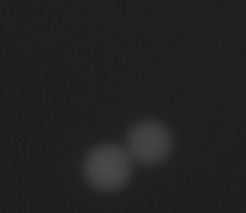
#> input picture data/20260902_randomSE001_02.tif, 82 x 71 px (shown 3 times larger); its folder holds only this picture in this run
$ python -i segmentation.py   (imports and definitions only)
#> lines starting #> are read from the running program, lines starting #| are printed output that depends on the picture; after the words box and inside, x2 and y2 are one past the last pixel; in counts of white or black regions, pixels touching at a corner belong together
#> further down, picture is the input picture: shape (71, 82); min 29, max 74, mean 33.5
"""Per-frame and temporally aware droplet segmentation utilities."""

from __future__ import annotations

import csv
import math
from dataclasses import dataclass
from pathlib import Path
from typing import Any

import numpy as np
from scipy import ndimage as ndi
from skimage import filters, measure, morphology, segmentation

from droplet_fusion.config import SegmentationConfig
from droplet_fusion.io import write_tiff_stack


SEGMENTATION_QC_COLUMNS = [
    "frame",
    "valid",
    "failure_reason",
    "background_method",
    "candidate_count",
    "selected_source",
    "selected_threshold",
    "score",
    "area_px",
    "centroid_x_px",
    "centroid_y_px",
    "reference_area_px",
    "area_ratio_to_reference",
    "centroid_jump_px",
    "mask_iou_with_reference",
    "notes",
]


@dataclass(frozen=True)
class SegmentationResult:
    """Segmentation outputs and QC metadata for one frame."""

    mask: np.ndarray
    corrected: np.ndarray
    background: np.ndarray
    valid: bool
    failure_reason: str | None
    background_method: str
    candidate_count: int
    selected_source: str | None = None
    selected_threshold: float = float("nan")
    score: float = float("nan")
    area_px: float = float("nan")
    centroid_x_px: float = float("nan")
    centroid_y_px: float = float("nan")
    reference_area_px: float = float("nan")
    area_ratio_to_reference: float = float("nan")
    centroid_jump_px: float = float("nan")
    mask_iou_with_reference: float = float("nan")
    notes: str = ""


@dataclass(frozen=True)
class StackSegmentationResult:
    """Segmentation outputs for a movie stack."""

    masks: np.ndarray
    frame_results: list[SegmentationResult]
    qc_rows: list[dict[str, Any]]


@dataclass(frozen=True)
class _CandidateMask:
    mask: np.ndarray
    threshold: float
    source: str
    area: float
    centroid_y: float
    centroid_x: float
    solidity: float
    eccentricity: float
    extent: float
    border_distance: float


@dataclass(frozen=True)
class _PreparedFrame:
    corrected: np.ndarray
    background: np.ndarray
    background_method: str
    candidates: list[_CandidateMask]
    failure_reason: str | None


@dataclass(frozen=True)
class _TemporalContext:
    prior_mask: np.ndarray | None
    prior_centroid_y: float
    prior_centroid_x: float
    reference_area: float
    max_centroid_jump_px: float


# [281 lines left out: functions estimate_background_masked_poly, segment_frame, segment_stack, write_mask_stack, write_segmentation_qc_csv, _prepare_frame and 6 more, not called in this run]


def _rough_foreground_mask(frame: np.ndarray) -> np.ndarray:
    smoothed = filters.gaussian(frame, sigma=1.0, preserve_range=True)
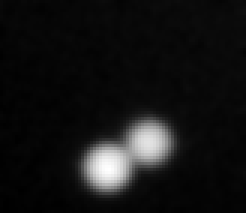
#> smoothed: shape (71, 82) float64 (shown 3 times larger); min 30.2, max 71.77, mean 33.5; drawn with min black and max white
    finite = smoothed[np.isfinite(smoothed)]
#> finite = 5822 values, max 71.77 at index 4628, min 30.2 at index 5752, mean 33.53
    if finite.size == 0 or float(np.ptp(finite)) == 0.0:
        return np.zeros(frame.shape, dtype=bool)

    try:
        seed_threshold = filters.threshold_otsu(finite)
#> seed_threshold = 44.89
    except ValueError:
        seed_threshold = np.percentile(finite, 99.0)

    seed = smoothed > seed_threshold
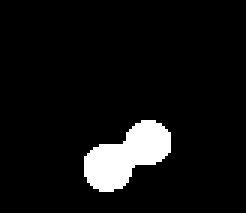
#> seed: shape (71, 82) bool (shown 3 times larger); 6.9% white; 1 white region, box (x1, y1, x2, y2) and area: (28, 40, 57, 64) 400
    if not np.any(seed):
        seed_threshold = np.percentile(finite, 99.0)
        seed = smoothed > seed_threshold
    if not np.any(seed):
        return np.zeros(frame.shape, dtype=bool)

    grow_threshold = min(float(seed_threshold), float(np.percentile(finite, 70.0)))
#> grow_threshold = 31.69
    allowed = smoothed > grow_threshold
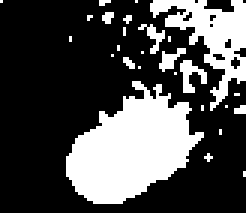
#> allowed: shape (71, 82) bool (shown 3 times larger); 30% white; 27 white regions (22 under 20 px), largest, box (x1, y1, x2, y2) and area: (22, 27, 68, 68) 1105, (50, 0, 82, 37) 450, (60, 20, 69, 31) 50, (46, 8, 55, 18) 33, (53, 16, 62, 24) 33
    grown = ndi.binary_propagation(seed, mask=allowed)
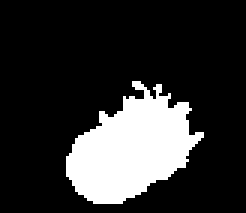
#> grown: shape (71, 82) bool (shown 3 times larger); 19% white; 1 white region, box (x1, y1, x2, y2) and area: (22, 27, 68, 68) 1105
    if np.count_nonzero(grown) > 0.75 * grown.size:
        grown = seed

    return morphology.closing(grown, morphology.disk(2))
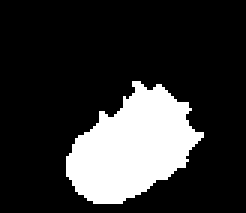
#> returned value: shape (71, 82) bool (shown 3 times larger); 19.7% white; 1 white region, box (x1, y1, x2, y2) and area: (22, 27, 68, 68) 1146


# [433 lines left out: functions _estimate_background_masked_poly_with_method, _fit_polynomial_background, _generate_mask_candidates, _dedupe_candidates, _threshold_corrected_frame, _primary_threshold_candidates and 13 more, not called in this run]


def _area_within_bounds(area: float, max_object_area_px: int | None) -> bool:
    return max_object_area_px is None or area <= max_object_area_px


# [25 lines left out: functions _remove_small_objects, _normalize_coordinate, _polynomial_design_matrix, not called in this run]


def _polynomial_term_count(order: int) -> int:
    return (order + 1) * (order + 2) // 2

>>> import cv2
>>> picture = cv2.imread('../data/20260902_randomSE001_02.tif', cv2.IMREAD_GRAYSCALE)
>>> result = _rough_foreground_mask(picture)

$ run again, on data/20260902_randomSE001_03.tif
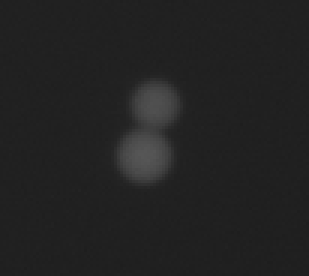
#> input picture data/20260902_randomSE001_03.tif, 103 x 92 px (shown 3 times larger)
#> picture is the input picture: shape (92, 103); min 30, max 86, mean 34.5
#> finite = 9476 values, max 85.02 at index 5300, min 31.09 at index 7827, mean 34.5
#> seed_threshold = 50.37
#> in _rough_foreground_mask, `seed = smoothed > seed_threshold`:
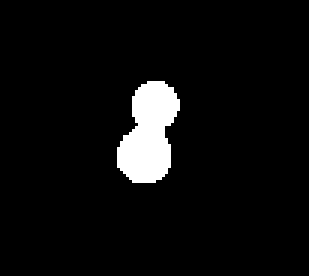
#> seed: shape (92, 103) bool (shown 3 times larger); 5.1% white; 1 white region, box (x1, y1, x2, y2) and area: (39, 27, 60, 61) 484
#> grow_threshold = 32.68
#> allowed: shape (92, 103) bool; 30% white; 41 white regions (37 under 20 px), largest, box (x1, y1, x2, y2) and area: (19, 0, 74, 70) 2139, (0, 0, 35, 29) 475, (0, 23, 8, 33) 43, (1, 33, 10, 40) 26
#> grown: shape (92, 103) bool; 22.6% white; 1 white region, box (x1, y1, x2, y2) and area: (19, 0, 74, 69) 2137
#> in _rough_foreground_mask, `return morphology.closing(grown, morphology.disk(2))`:
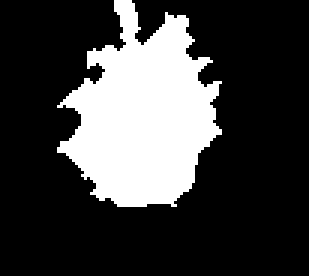
#> returned value: shape (92, 103) bool (shown 3 times larger); 24.8% white; 1 white region, box (x1, y1, x2, y2) and area: (19, 0, 74, 69) 2350

$ run again, on data/20260902_randomSE001_04.tif
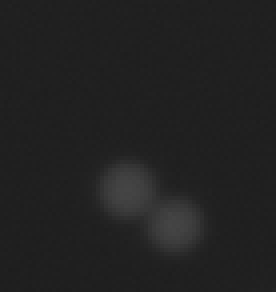
#> input picture data/20260902_randomSE001_04.tif, 69 x 73 px (shown 4 times larger)
#> picture is the input picture: shape (73, 69); min 29, max 69, mean 33.7
#> finite = 5037 values, max 67.82 at index 3274, min 30.39 at index 4975, mean 33.7
#> seed_threshold = 44.06
#> in _rough_foreground_mask, `seed = smoothed > seed_threshold`:
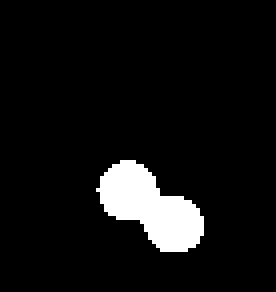
#> seed: shape (73, 69) bool (shown 4 times larger); 6.8% white; 1 white region, box (x1, y1, x2, y2) and area: (24, 40, 51, 63) 345
#> grow_threshold = 31.92
#> allowed: shape (73, 69) bool; 30% white; 43 white regions (36 under 20 px), largest, box (x1, y1, x2, y2) and area: (14, 27, 59, 73) 1058, (7, 0, 24, 11) 77, (49, 0, 64, 12) 58
#> grown: shape (73, 69) bool; 21% white; 1 white region, box (x1, y1, x2, y2) and area: (14, 27, 59, 73) 1058
#> in _rough_foreground_mask, `return morphology.closing(grown, morphology.disk(2))`:
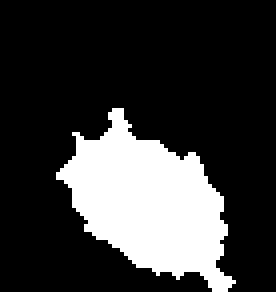
#> returned value: shape (73, 69) bool (shown 4 times larger); 22% white; 1 white region, box (x1, y1, x2, y2) and area: (14, 27, 59, 73) 1108

$ run again, on data/20260902_randomSE001_05.tif
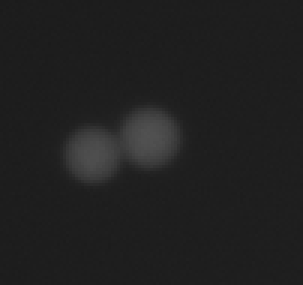
#> input picture data/20260902_randomSE001_05.tif, 101 x 95 px (shown 3 times larger)
#> picture is the input picture: shape (95, 101); min 27, max 81, mean 32.3
#> finite = 9595 values, max 79.88 at index 4594, min 28.04 at index 6, mean 32.29
#> seed_threshold = 47.38
#> in _rough_foreground_mask, `seed = smoothed > seed_threshold`:
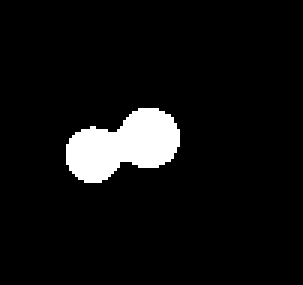
#> seed: shape (95, 101) bool (shown 3 times larger); 6.3% white; 1 white region, box (x1, y1, x2, y2) and area: (22, 36, 60, 61) 609
#> grow_threshold = 30.15
#> allowed: shape (95, 101) bool; 30% white; 24 white regions (19 under 20 px), largest, box (x1, y1, x2, y2) and area: (13, 28, 72, 72) 1765, (62, 35, 101, 95) 952, (56, 85, 63, 95) 33, (73, 44, 79, 51) 25, (72, 81, 78, 86) 21
#> grown: shape (95, 101) bool; 18.4% white; 1 white region, box (x1, y1, x2, y2) and area: (13, 28, 72, 72) 1763
#> in _rough_foreground_mask, `return morphology.closing(grown, morphology.disk(2))`:
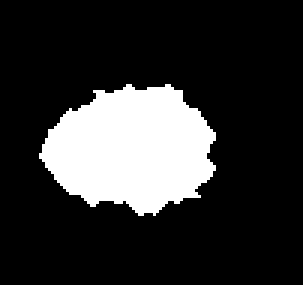
#> returned value: shape (95, 101) bool (shown 3 times larger); 19.1% white; 1 white region, box (x1, y1, x2, y2) and area: (13, 28, 72, 72) 1834
